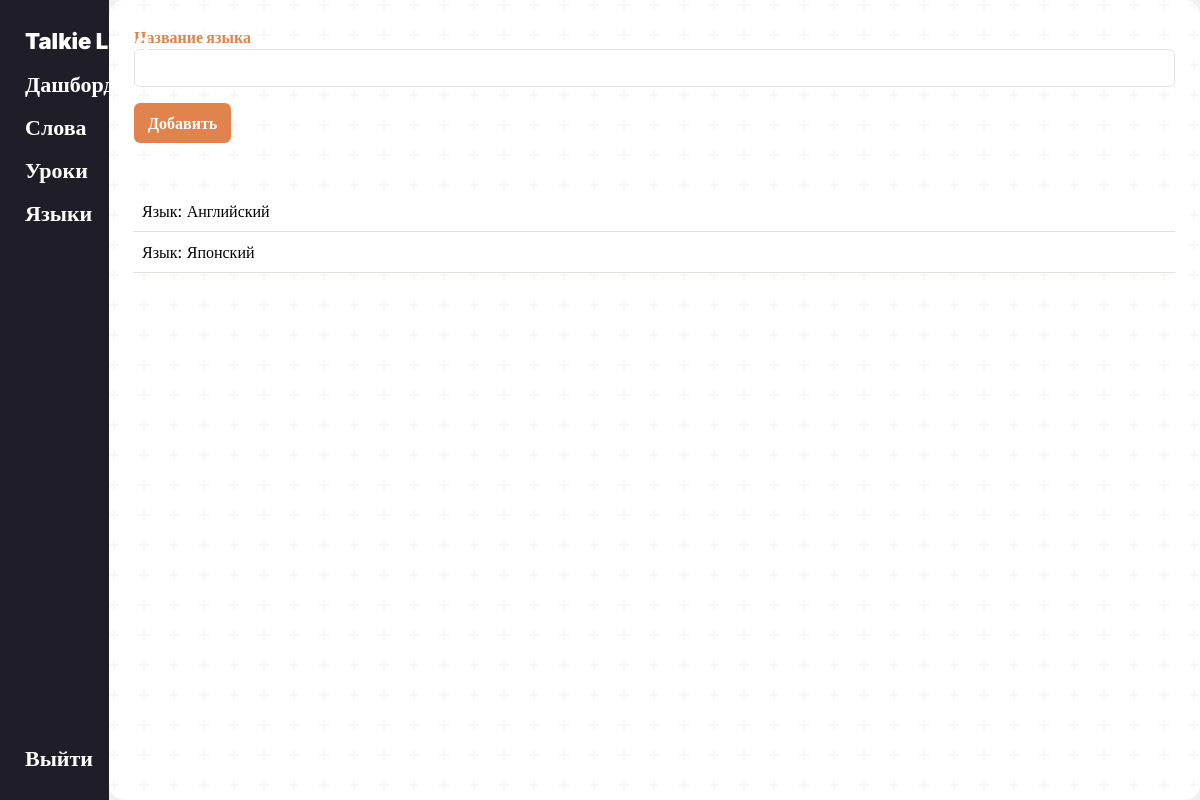
/admin/add_language/index.php, run on an earlier commit of the app's database.
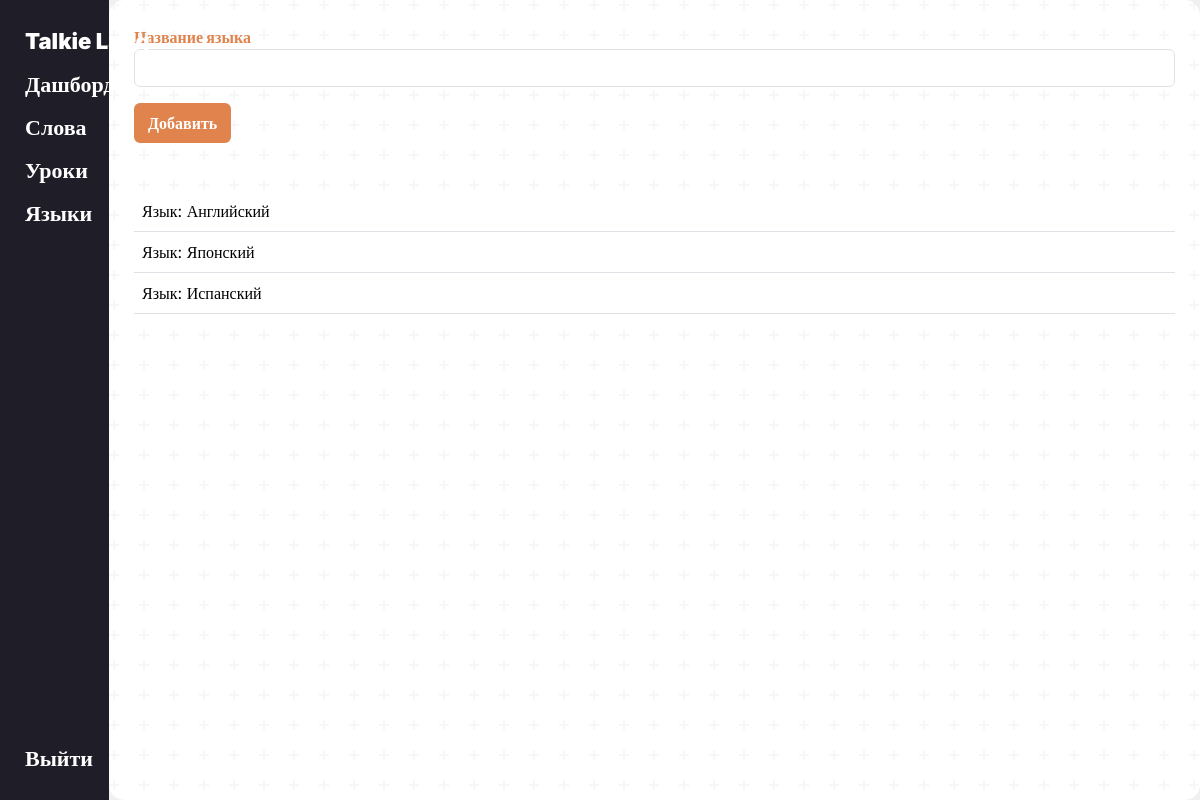
And on a later commit of the database.
### tables this page shows
CREATE TABLE `langs` (
  `lang_id` int(11) NOT NULL,
  `lang_name` text NOT NULL
);

### admin/add_language/index.php (the view)
<?php
require "../../connection-db.php";
$langs = mysqli_fetch_all(mysqli_query($conn, "select * from langs"), MYSQLI_ASSOC);
?>
<!DOCTYPE html>
<html lang="en">
<?php include "../../components/head-admin.php"; ?>
<body>
    <?php include "../../components/header-admin.php"; ?>
    <main class="container">
        <form method="post" action="addLang.php">
            <div class="mb-3">
                <label for="name" class="form-label">Название языка</label>
                <input type="text" class="form-control" id="name" aria-describedby="name" name="name">
            </div>
            <button type="submit" class="btn">Добавить</button>
        </form>
        <table class="table table-striped-columns mt-5">
            <?php foreach ($langs as $lang): ?>
                <tr>
                    <td>Язык: <?= $lang["lang_name"] ?></td>
                </tr>
            <?php endforeach; ?>
        </table>
    </main>
</body>
</html>

What changed in the data, as far as the page shows it:
added langs: lang_name "Испанский"
